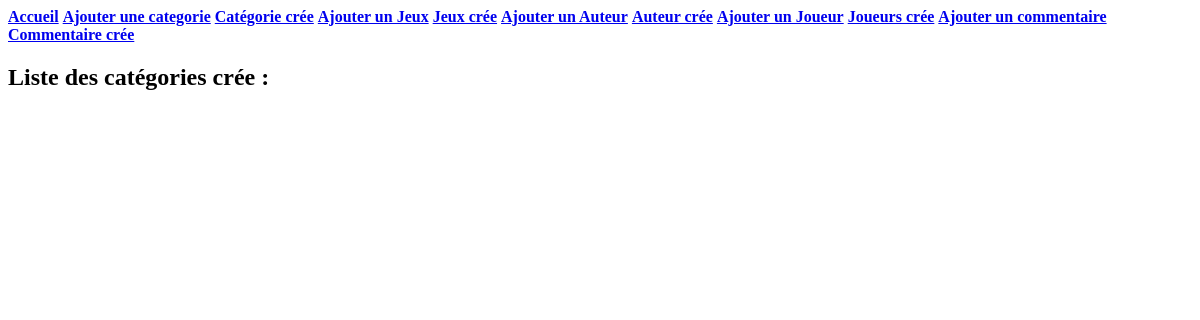
Page /ludo/affichagecategorie/ on the earlier database version.
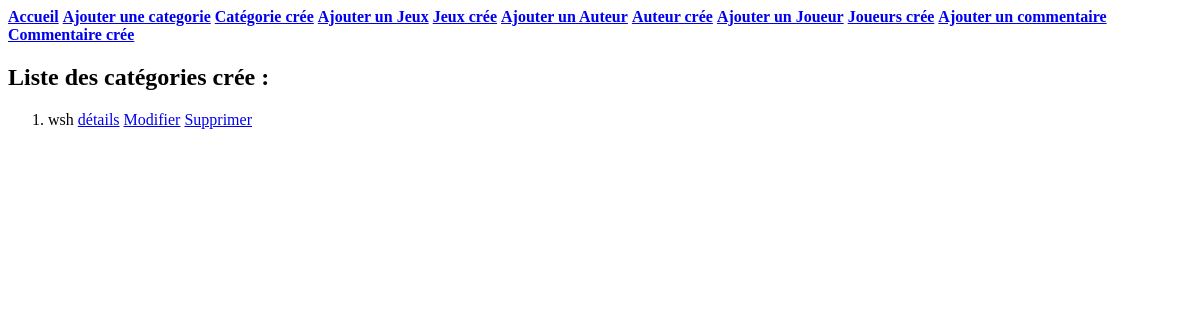
Same page on the later database version.
### ludo/models.py (models this page shows, shortened)
class Categorie(models.Model):
    nom_cat = models.CharField(max_length=100)
    descriptif_cat = models.TextField(null=True, blank=True)
    def __str__(self):
        chaine = f"{self.nom_cat}"
        return chaine

### ludo/views.py (the view)
# urls.py: path('affichagecategorie/', views.affichagecategorie),
def affichagecategorie(request):
    liste = list(models.Categorie.objects.all())
    return render(request, 'ludo/affichagecategorie.html',{"liste" : liste})

### ludo/templates/ludo/affichagecategorie.html (shortened to what this page needs)
<!DOCTYPE html>
<html lang="en">
<head>
</head>
<body>
<a href="/ludo/"><strong>Accueil</strong></a>
<a href="/ludo/ajoutcategorie"><strong> Ajouter une categorie</strong></a>
<a href="/ludo/affichagecategorie"><strong> Catégorie crée</strong></a>
<a href="/ludo/ajoutjeux"><strong> Ajouter un Jeux</strong></a>
<a href="/ludo/affichagejeux"><strong> Jeux crée</strong></a>
<a href="/ludo/ajoutauteurs"><strong> Ajouter un Auteur</strong></a>
<a href="/ludo/affichageauteurs"><strong> Auteur crée</strong></a>
<a href="/ludo/ajoutjoueurs"><strong> Ajouter un Joueur</strong></a>
<a href="/ludo/affichagejoueurs"><strong>Joueurs crée</strong></a>
<a href="/ludo/ajoutcommentaires"><strong> Ajouter un commentaire</strong></a>
<a href="/ludo/affichagecommentaires"><strong>Commentaire crée</strong></a>
<h2 > Liste des catégories crée :</h2>
<ol>
    {% for c in liste %}
        <li> {{c}} <a href="/ludo/affichecategorie/{{c.id}}/">détails</a> <a class="updatecategorie" href="/ludo/updatecategorie/{{c.id}}/">Modifier</a> <a class="del" href="/ludo/deletecategorie/{{c.id}}/">Supprimer</a> </li>
    {% endfor %}
</ol>
</body>
</html>

Differences in the rows shown:
added Categorie: nom_cat "wsh"
